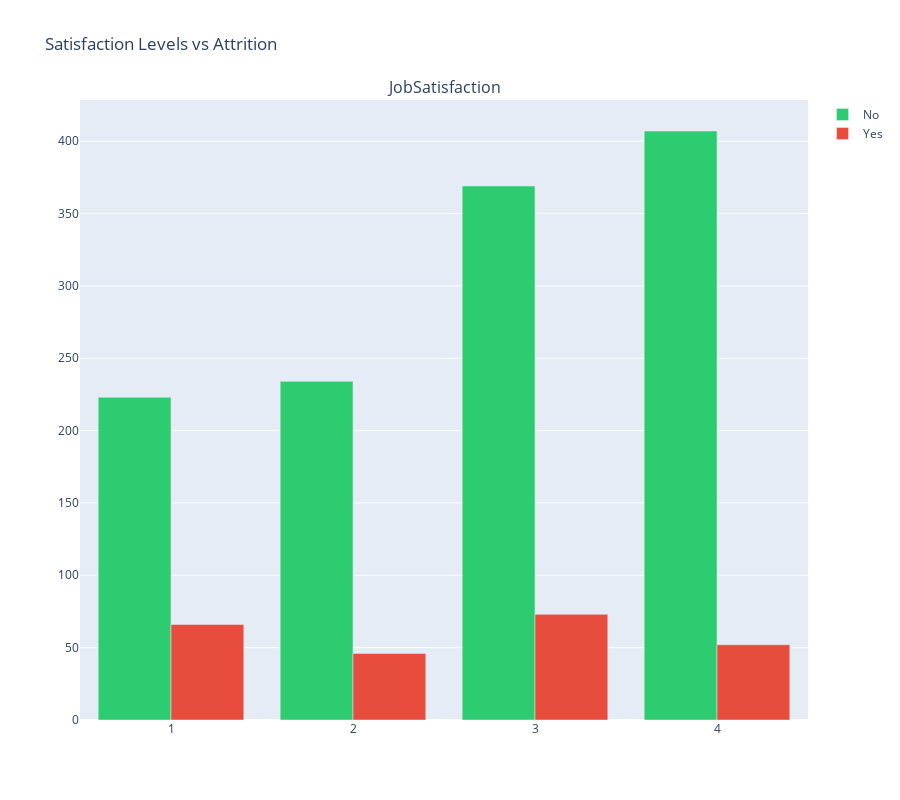

The code cell stored with this chart in its notebook:
### Markdown cell above
## 3. JOB SATISFACTION ANALYSIS

### Code cell
# Job Satisfaction levels
satisfaction_cols = ['JobSatisfaction']

fig = make_subplots(rows=1, cols=1,
                    subplot_titles=satisfaction_cols)

for idx, col in enumerate(satisfaction_cols):
    row = idx // 2 + 1
    col_pos = idx % 2 + 1
    
    sat_data = df.groupby([col, 'Attrition']).size().unstack(fill_value=0)
    
    for attrition_status in sat_data.columns:
        fig.add_trace(
            go.Bar(name=attrition_status, 
                   x=sat_data.index, 
                   y=sat_data[attrition_status],
                   marker_color='#e74c3c' if attrition_status == 'Yes' else '#2ecc71',
                   showlegend=(idx == 0)),
            row=row, col=col_pos
        )

fig.update_layout(height=800, title_text='Satisfaction Levels vs Attrition', barmode='group')
fig.show()

### Figure 1 — Plotly figure (JSON) as saved in the notebook; plotly's stock layout.template omitted (floating-point values rounded to 4 significant figures)
{"data": [{"marker": {"color": "#2ecc71"}, "name": "No", "showlegend": true, "type": "bar", "x": [1, 2, 3, 4], "xaxis": "x", "y": [223, 234, 369, 407], "yaxis": "y"}, {"marker": {"color": "#e74c3c"}, "name": "Yes", "showlegend": true, "type": "bar", "x": [1, 2, 3, 4], "xaxis": "x", "y": [66, 46, 73, 52], "yaxis": "y"}], "layout": {"annotations": [{"font": {"size": 16}, "showarrow": false, "text": "JobSatisfaction", "x": 0.5, "xanchor": "center", "xref": "paper", "y": 1, "yanchor": "bottom", "yref": "paper"}], "barmode": "group", "height": 800, "title": {"text": "Satisfaction Levels vs Attrition"}, "xaxis": {"anchor": "y", "domain": [0, 1]}, "yaxis": {"anchor": "x", "domain": [0, 1]}}}
